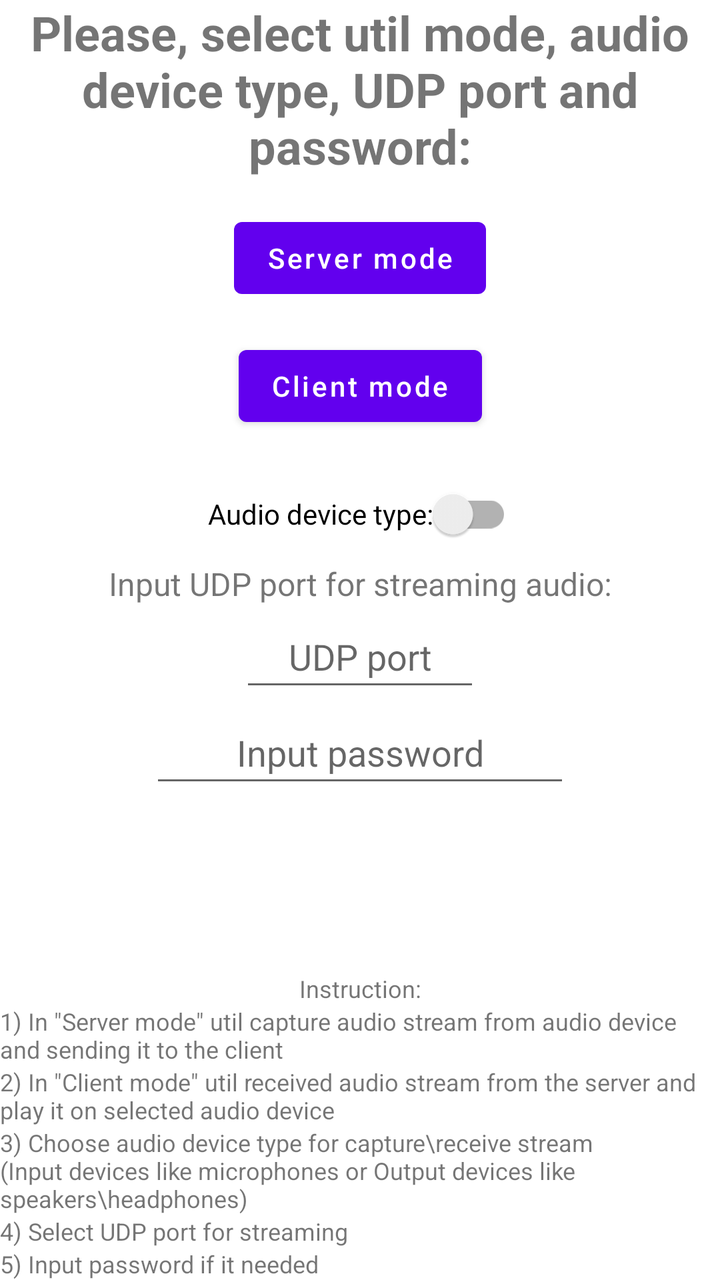
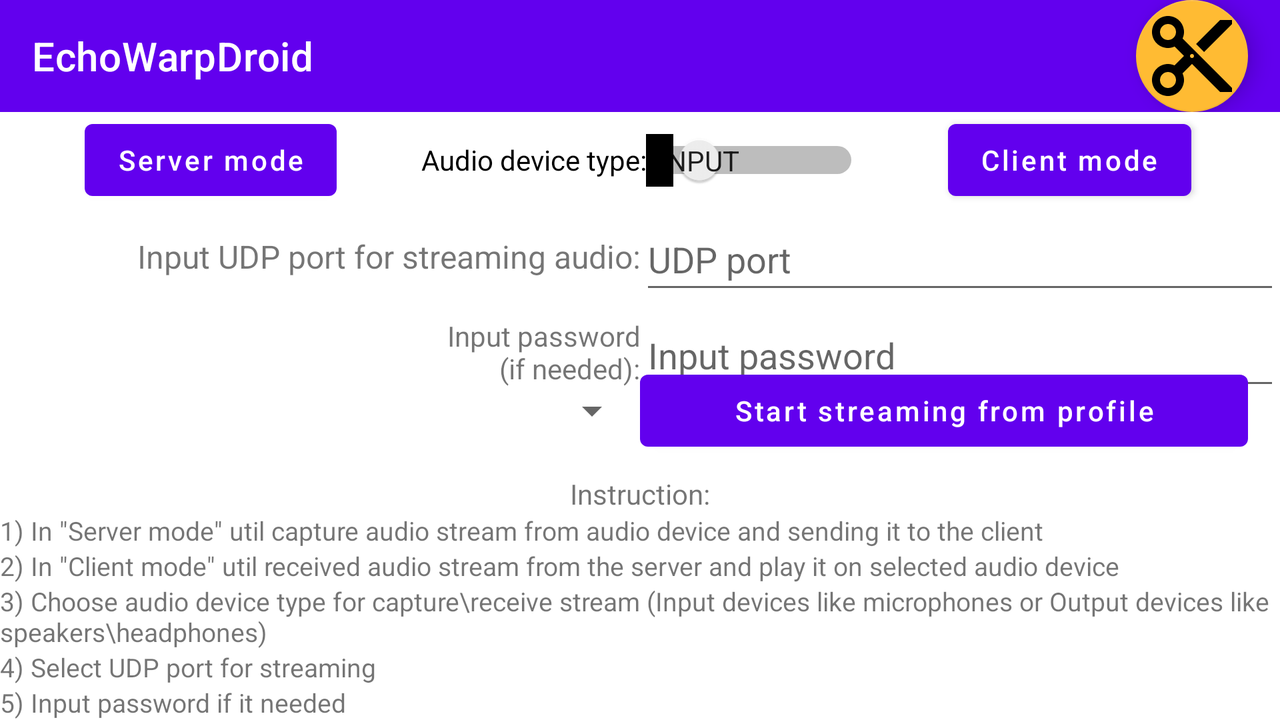

An Android layout and its configuration variant, each rendered on a device that would load it. The default file and the variant file are quoted in full after the pictures.
<!-- AndroidManifest.xml: application theme Theme.EchoWarpDroid -->
<!-- res/layout/activity_main.xml -->
<?xml version="1.0" encoding="utf-8"?>
<androidx.constraintlayout.widget.ConstraintLayout xmlns:android="http://schemas.android.com/apk/res/android"
    xmlns:app="http://schemas.android.com/apk/res-auto"
    xmlns:tools="http://schemas.android.com/tools"
    android:id="@+id/main"
    android:layout_width="match_parent"
    android:layout_height="match_parent"
    tools:context=".activities.MainActivity">

    <TextView
        android:id="@+id/titleSelect"
        android:layout_width="wrap_content"
        android:layout_height="wrap_content"
        android:text="@string/select_mode"
        android:textAlignment="center"
        android:textSize="24sp"
        android:textStyle="bold"
        app:layout_constraintEnd_toEndOf="parent"
        app:layout_constraintHorizontal_bias="0.0"
        app:layout_constraintStart_toStartOf="parent"
        app:layout_constraintTop_toTopOf="parent" />

    <Button
        android:id="@+id/buttonClientMode"
        android:layout_width="wrap_content"
        android:layout_height="wrap_content"
        android:layout_marginTop="16dp"
        android:text="@string/client_mode"
        android:textAllCaps="false"
        app:layout_constraintEnd_toEndOf="parent"
        app:layout_constraintStart_toStartOf="parent"
        app:layout_constraintTop_toBottomOf="@+id/buttonServerMode" />

    <Button
        android:id="@+id/buttonServerMode"
        android:layout_width="wrap_content"
        android:layout_height="wrap_content"
        android:layout_marginTop="16dp"
        android:text="@string/server_mode"
        android:textAllCaps="false"
        app:layout_constraintEnd_toEndOf="parent"
        app:layout_constraintStart_toStartOf="parent"
        app:layout_constraintTop_toBottomOf="@+id/titleSelect" />

    <androidx.appcompat.widget.SwitchCompat
        android:id="@+id/switchAudioDevice"
        android:layout_width="wrap_content"
        android:layout_height="wrap_content"
        android:layout_marginTop="16dp"
        android:height="48sp"
        android:showText="true"
        android:text="@string/audio_device_type"
        android:textAllCaps="false"
        android:textOff="@string/input_audio_device"
        android:textOn="@string/output_audio_device"
        app:layout_constraintEnd_toEndOf="parent"
        app:layout_constraintStart_toStartOf="parent"
        app:layout_constraintTop_toBottomOf="@+id/buttonClientMode" />

    <EditText
        android:id="@+id/editTextNumber"
        android:layout_width="120sp"
        android:layout_height="48sp"
        android:height="48sp"
        android:autofillHints=""
        android:ems="10"
        android:hint="@string/udp_port_text_descr"
        android:inputType="number"
        android:textAlignment="center"
        app:layout_constraintEnd_toEndOf="parent"
        app:layout_constraintStart_toStartOf="parent"
        app:layout_constraintTop_toBottomOf="@+id/udpPortDescrText" />

    <TextView
        android:id="@+id/udpDescrText"
        android:layout_width="wrap_content"
        android:layout_height="wrap_content"
        android:text="@string/udp_port_descr"
        android:textAlignment="gravity"
        android:textSize="12sp"
        app:layout_constraintBottom_toTopOf="@+id/passwordDescr"
        app:layout_constraintStart_toStartOf="parent" />

    <TextView
        android:id="@+id/audioDescrText"
        android:layout_width="wrap_content"
        android:layout_height="wrap_content"
        android:text="@string/audio_device_descr"
        android:textAlignment="gravity"
        android:textSize="12sp"
        app:layout_constraintBottom_toTopOf="@+id/udpDescrText"
        app:layout_constraintStart_toStartOf="parent" />

    <TextView
        android:id="@+id/clientModeDescrText"
        android:layout_width="wrap_content"
        android:layout_height="wrap_content"
        android:text="@string/select_descr_client"
        android:textAlignment="gravity"
        android:textSize="12sp"
        app:layout_constraintBottom_toTopOf="@+id/audioDescrText"
        app:layout_constraintStart_toStartOf="parent" />

    <TextView
        android:id="@+id/serverDescrText"
        android:layout_width="wrap_content"
        android:layout_height="wrap_content"
        android:text="@string/select_descr_server"
        android:textAlignment="gravity"
        android:textSize="12sp"
        app:layout_constraintBottom_toTopOf="@+id/clientModeDescrText"
        app:layout_constraintStart_toStartOf="parent" />

    <TextView
        android:id="@+id/descrTitle"
        android:layout_width="wrap_content"
        android:layout_height="wrap_content"
        android:text="@string/description_text"
        android:textSize="12sp"
        app:layout_constraintBottom_toTopOf="@+id/serverDescrText"
        app:layout_constraintEnd_toEndOf="parent"
        app:layout_constraintStart_toStartOf="parent" />

    <TextView
        android:id="@+id/udpPortDescrText"
        android:layout_width="wrap_content"
        android:layout_height="wrap_content"
        android:layout_gravity="center_vertical"
        android:text="@string/udp_port_text"
        android:textSize="16sp"
        app:layout_constraintEnd_toEndOf="parent"
        app:layout_constraintStart_toStartOf="parent"
        app:layout_constraintTop_toBottomOf="@+id/switchAudioDevice" />

    <EditText
        android:id="@+id/editTextTextPassword"
        android:layout_width="wrap_content"
        android:layout_height="48sp"
        android:autofillHints=""
        android:ems="10"
        android:hint="@string/password_hint"
        android:inputType="textPassword"
        android:textAlignment="center"
        app:layout_constraintEnd_toEndOf="parent"
        app:layout_constraintStart_toStartOf="parent"
        app:layout_constraintTop_toBottomOf="@+id/editTextNumber" />

    <TextView
        android:id="@+id/passwordDescr"
        android:layout_width="wrap_content"
        android:layout_height="wrap_content"
        android:text="@string/password_descr"
        android:textSize="12sp"
        app:layout_constraintBottom_toBottomOf="parent"
        app:layout_constraintStart_toStartOf="parent" />

</androidx.constraintlayout.widget.ConstraintLayout>
<!-- resources referenced by this layout -->
<resources>
  <string name="audio_device_descr">3) Choose audio device type for capture\\receive stream (Input devices like microphones or Output devices like speakers\\headphones)</string>
  <string name="audio_device_type">Audio device type:</string>
  <string name="client_mode">Client mode</string>
  <string name="description_text">Instruction:</string>
  <string name="input_audio_device">Input</string>
  <string name="output_audio_device">Output</string>
  <string name="password_descr">5) Input password if it needed</string>
  <string name="password_hint">Input password</string>
  <string name="select_descr_client">2) In \"Client mode\" util received audio stream from the server and play it on selected audio device</string>
  <string name="select_descr_server">1) In \"Server mode\" util capture audio stream from audio device and sending it to the client</string>
  <string name="select_mode">Please, select util mode, audio device type, UDP port and password:</string>
  <string name="server_mode">Server mode</string>
  <string name="udp_port_descr">4) Select UDP port for streaming</string>
  <string name="udp_port_text">Input UDP port for streaming audio:</string>
  <string name="udp_port_text_descr">UDP port</string>
  <style name="Theme.EchoWarpDroid" parent="Base.Theme.EchoWarpDroid" />
  <style name="Base.Theme.EchoWarpDroid" parent="Theme.MaterialComponents.DayNight.NoActionBar">
          
          
      </style>
</resources>
<!-- res/layout-land/activity_main.xml (the repository's variant of the layout above) -->
<!-- drawn on the phone turned sideways -->
<?xml version="1.0" encoding="utf-8"?>
<androidx.constraintlayout.widget.ConstraintLayout xmlns:android="http://schemas.android.com/apk/res/android"
    xmlns:app="http://schemas.android.com/apk/res-auto"
    xmlns:tools="http://schemas.android.com/tools"
    android:id="@+id/main"
    android:layout_width="match_parent"
    android:layout_height="match_parent"
    tools:context=".activities.MainActivity">

    <TextView
        android:id="@+id/inputPasswordTextView"
        android:layout_width="0dp"
        android:layout_height="wrap_content"
        android:text="@string/password_text"
        android:textAlignment="textEnd"
        app:layout_constraintBottom_toBottomOf="@+id/editTextPassword"
        app:layout_constraintEnd_toStartOf="@+id/editTextPassword"
        app:layout_constraintStart_toStartOf="parent"
        app:layout_constraintTop_toTopOf="@+id/editTextPassword" />

    <com.google.android.material.appbar.AppBarLayout
        android:id="@+id/appBarLayout"
        android:layout_width="match_parent"
        android:layout_height="wrap_content"
        app:layout_constraintTop_toTopOf="parent">

        <androidx.appcompat.widget.Toolbar
            android:id="@+id/mainToolbar"
            android:layout_width="match_parent"
            android:layout_height="?attr/actionBarSize"
            android:background="?attr/colorPrimary"
            android:theme="@style/ThemeOverlay.AppCompat.ActionBar"
            app:layout_constraintEnd_toEndOf="parent"
            app:layout_constraintStart_toStartOf="parent"
            app:layout_constraintTop_toTopOf="parent"
            app:title="@string/app_name"
            app:titleTextColor="@android:color/white">

            <com.google.android.material.floatingactionbutton.FloatingActionButton
                android:id="@+id/profilePageButton"
                android:layout_width="wrap_content"
                android:layout_height="wrap_content"
                android:layout_gravity="bottom|end"
                android:layout_marginEnd="16dp"
                android:contentDescription="@string/profile_cutter_button_descr"
                android:src="?attr/actionModeCutDrawable"
                app:backgroundTint="@android:color/holo_orange_light"
                app:layout_constraintBottom_toTopOf="@+id/serverDescription"
                app:layout_constraintEnd_toEndOf="parent"
                app:maxImageSize="48sp" />

        </androidx.appcompat.widget.Toolbar>
    </com.google.android.material.appbar.AppBarLayout>

    <Button
        android:id="@+id/buttonClientMode"
        android:layout_width="wrap_content"
        android:layout_height="wrap_content"
        android:text="@string/client_mode"
        android:textAllCaps="false"
        app:layout_constraintEnd_toEndOf="parent"
        app:layout_constraintStart_toEndOf="@+id/switchAudioDevice"
        app:layout_constraintTop_toBottomOf="@+id/appBarLayout" />

    <Button
        android:id="@+id/buttonServerMode"
        android:layout_width="wrap_content"
        android:layout_height="wrap_content"
        android:text="@string/server_mode"
        android:textAllCaps="false"
        app:layout_constraintEnd_toStartOf="@+id/switchAudioDevice"
        app:layout_constraintStart_toStartOf="parent"
        app:layout_constraintTop_toBottomOf="@+id/appBarLayout" />

    <Switch
        android:id="@+id/switchAudioDevice"
        android:layout_width="wrap_content"
        android:layout_height="wrap_content"
        android:height="48sp"
        android:showText="true"
        android:text="@string/audio_device_type"
        android:textAlignment="center"
        android:textAllCaps="false"
        android:textOff="@string/input_audio_device"
        android:textOn="@string/output_audio_device"
        app:layout_constraintEnd_toEndOf="parent"
        app:layout_constraintStart_toStartOf="parent"
        app:layout_constraintTop_toBottomOf="@+id/appBarLayout" />

    <EditText
        android:id="@+id/udpPortNumber"
        android:layout_width="0dp"
        android:layout_height="48sp"
        android:height="48sp"
        android:autofillHints=""
        android:ems="10"
        android:hint="@string/udp_port_text_descr"
        android:inputType="number"
        android:textAlignment="gravity"
        app:layout_constraintEnd_toEndOf="parent"
        app:layout_constraintStart_toEndOf="@+id/udpPortDescrText"
        app:layout_constraintTop_toBottomOf="@+id/switchAudioDevice" />

    <TextView
        android:id="@+id/udpDescrText"
        android:layout_width="wrap_content"
        android:layout_height="wrap_content"
        android:text="@string/udp_port_descr"
        android:textAlignment="gravity"
        android:textSize="13sp"
        app:layout_constraintBottom_toTopOf="@+id/passwordDescr"
        app:layout_constraintStart_toStartOf="parent" />

    <TextView
        android:id="@+id/audioDescrText"
        android:layout_width="wrap_content"
        android:layout_height="wrap_content"
        android:text="@string/audio_device_descr"
        android:textAlignment="gravity"
        android:textSize="13sp"
        app:layout_constraintBottom_toTopOf="@+id/udpDescrText"
        app:layout_constraintStart_toStartOf="parent" />

    <TextView
        android:id="@+id/clientModeDescrText"
        android:layout_width="wrap_content"
        android:layout_height="wrap_content"
        android:text="@string/select_descr_client"
        android:textAlignment="gravity"
        android:textSize="13sp"
        app:layout_constraintBottom_toTopOf="@+id/audioDescrText"
        app:layout_constraintStart_toStartOf="parent" />

    <TextView
        android:id="@+id/serverDescrText"
        android:layout_width="wrap_content"
        android:layout_height="wrap_content"
        android:text="@string/select_descr_server"
        android:textAlignment="gravity"
        android:textSize="13sp"
        app:layout_constraintBottom_toTopOf="@+id/clientModeDescrText"
        app:layout_constraintStart_toStartOf="parent" />

    <TextView
        android:id="@+id/descrTitle"
        android:layout_width="wrap_content"
        android:layout_height="wrap_content"
        android:text="@string/description_text"
        android:textAlignment="center"
        android:textSize="14sp"
        app:layout_constraintBottom_toTopOf="@+id/serverDescrText"
        app:layout_constraintEnd_toEndOf="parent"
        app:layout_constraintStart_toStartOf="parent" />

    <TextView
        android:id="@+id/udpPortDescrText"
        android:layout_width="0dp"
        android:layout_height="wrap_content"
        android:text="@string/udp_port_text"
        android:textAlignment="textEnd"
        android:textSize="16sp"
        app:layout_constraintBottom_toBottomOf="@+id/udpPortNumber"
        app:layout_constraintEnd_toStartOf="@+id/udpPortNumber"
        app:layout_constraintStart_toStartOf="parent"
        app:layout_constraintTop_toTopOf="@+id/udpPortNumber" />

    <EditText
        android:id="@+id/editTextPassword"
        android:layout_width="0dp"
        android:layout_height="48sp"
        android:autofillHints=""
        android:ems="10"
        android:hint="@string/password_hint"
        android:inputType="textPassword"
        android:textAlignment="gravity"
        app:layout_constraintEnd_toEndOf="parent"
        app:layout_constraintStart_toEndOf="@+id/inputPasswordTextView"
        app:layout_constraintTop_toBottomOf="@+id/udpPortNumber" />

    <TextView
        android:id="@+id/passwordDescr"
        android:layout_width="wrap_content"
        android:layout_height="wrap_content"
        android:text="@string/password_descr"
        android:textAlignment="gravity"
        android:textSize="13sp"
        app:layout_constraintBottom_toBottomOf="parent"
        app:layout_constraintStart_toStartOf="parent" />

    <Spinner
        android:id="@+id/profileSpinner"
        android:layout_width="0dp"
        android:layout_height="48sp"
        android:layout_marginStart="16dp"
        android:textAlignment="center"
        app:layout_constraintBottom_toBottomOf="@+id/startFromProfileButton"
        app:layout_constraintEnd_toStartOf="@+id/startFromProfileButton"
        app:layout_constraintStart_toStartOf="parent"
        app:layout_constraintTop_toTopOf="@+id/startFromProfileButton" />

    <Button
        android:id="@+id/startFromProfileButton"
        android:layout_width="0dp"
        android:layout_height="wrap_content"
        android:layout_marginEnd="16dp"
        android:layout_marginBottom="8dp"
        android:text="@string/start_from_profile_button"
        android:textAllCaps="false"
        app:layout_constraintBottom_toTopOf="@+id/descrTitle"
        app:layout_constraintEnd_toEndOf="parent"
        app:layout_constraintStart_toEndOf="@+id/profileSpinner" />

</androidx.constraintlayout.widget.ConstraintLayout>
<!-- resources referenced by the variant -->
<!-- as the phone turned sideways resolves them -->
<resources>
  <string name="app_name">EchoWarpDroid</string>
  <string name="audio_device_descr">3) Choose audio device type for capture\\receive stream (Input devices like microphones or Output devices like speakers\\headphones)</string>
  <string name="audio_device_type">Audio device type:</string>
  <string name="client_mode">Client mode</string>
  <string name="description_text">Instruction:</string>
  <string name="input_audio_device">Input</string>
  <string name="output_audio_device">Output</string>
  <string name="password_descr">5) Input password if it needed</string>
  <string name="password_hint">Input password</string>
  <string name="password_text">Input password\n(if needed):</string>
  <string name="profile_cutter_button_descr">Delete profiles</string>
  <string name="select_descr_client">2) In \"Client mode\" util received audio stream from the server and play it on selected audio device</string>
  <string name="select_descr_server">1) In \"Server mode\" util capture audio stream from audio device and sending it to the client</string>
  <string name="server_mode">Server mode</string>
  <string name="start_from_profile_button">Start streaming from profile</string>
  <string name="udp_port_descr">4) Select UDP port for streaming</string>
  <string name="udp_port_text">Input UDP port for streaming audio:</string>
  <string name="udp_port_text_descr">UDP port</string>
  <style name="Theme.EchoWarpDroid" parent="Base.Theme.EchoWarpDroid" />
  <style name="Base.Theme.EchoWarpDroid" parent="Theme.MaterialComponents.DayNight.NoActionBar">
          
          
      </style>
</resources>
